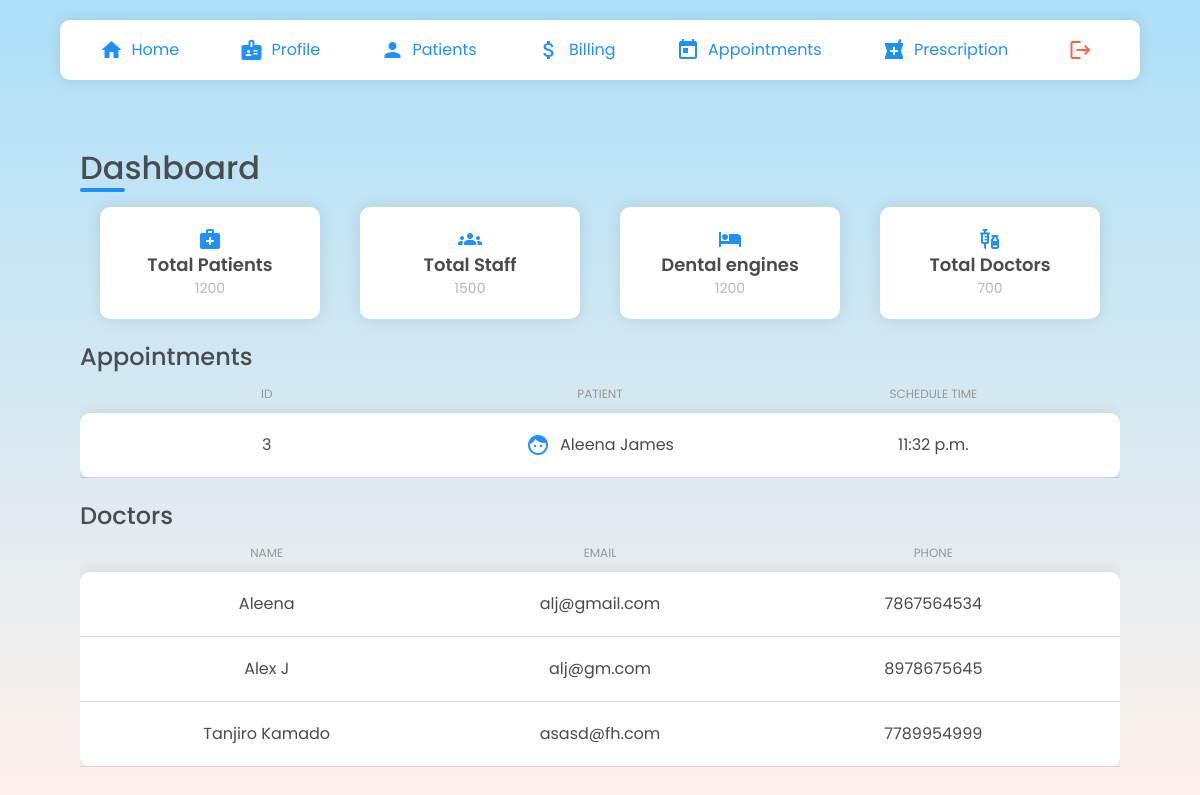
/doctors/ (signed in), run on the app's committed database.
### clinic/models.py (models this page shows, shortened)
class Schedule(models.Model):
    STATUS = ( ('Confirmed','Confirmed'), ('Cancel','Cancel'), ('Reschedule','Reschedule'), ('Attended','Attended'), ('Pending','Pending'))
    scheduleDate = models.DateField()
    scheduleTime = models.TimeField(blank=True,null=True)
    accepted = models.BooleanField(default=False)
    accepted_date = models.DateField(auto_now_add=False, null=True, blank=True)
    request = models.TextField(blank=True)
    status = models.CharField(null=True, max_length=10, choices=STATUS,blank=True)
    patient =  models.ForeignKey('patients.Patient', null=True, on_delete= models.CASCADE)
    doctor = models.ForeignKey('doctors.Doctors', null=True, on_delete=models.CASCADE)
    date_created= models.DateTimeField(auto_now_add=True, null=True)
    class Meta:
        ordering = ["-date_created"]

### patients/models.py (models this page shows, shortened)
class Patient(models.Model):
    user = models.OneToOneField(User, on_delete= models.CASCADE, primary_key= True)
    pname=models.CharField(max_length=200, null=True)
    age=models.CharField(max_length=4, null=True)
    gender= models.CharField(max_length=6, null=True)
    email=models.CharField(max_length=200, null=True)
    address= models.CharField(max_length=500, null=True)
    phone= models.CharField(max_length=13, null=True)
    date_created= models.DateTimeField(auto_now_add=True, null=True)

### doctors/models.py (models this page shows, shortened)
class Doctors(models.Model):
    ROLE = (
			('Doctor', 'Doctor'),
			('Staff', 'Staff'),
			)
    user = models.OneToOneField(User, on_delete= models.CASCADE, primary_key= True)
    dname = models.CharField(max_length=200, null=True)
    phone = models.CharField(max_length=200, null=True)
    email = models.CharField(max_length=200, null=True)
    date_created = models.DateTimeField(auto_now_add=True, null=True)
    role = models.CharField(max_length=200, null=True,choices=ROLE)
    specialisation = models.CharField(max_length=200, null=True)
    address= models.CharField(max_length=200, null=True)

### doctors/views.py (the view)
# urls.py: 2. Add a URL to urlpatterns:  path('', views.home, name='home')
def home(request):
    s=Schedule.objects.all()
    doc = Doctors.objects.all()
    d = Doctors.objects.get(pk=request.user)
    return render(request, 'doctors/home.html',{'s':s, 'doc': doc,'d':d})

### doctors/templates/doctors/home.html (shortened to what this page needs)
{% extends "doctors/navbar.html" %}{% load static %} {% block head%}
<link
  rel="stylesheet"
  type="text/css"
  href="{% static 'css/components.css' %}"
/>
{% endblock %} {% block content %}
<div class="doctorHomeMain">
  <div class="dashboardContainer">
    <div class="dashboardLeft">
      <div class="dashboard">
        <h1 class="dash dashFrist">
          <div class="dashboard-under"></div>
          Dashboard
        </h1>
        <div class="dashboardCard">
          <div class="dashCardItem">
            <i class="material-icons">medical_services</i>
            <h3>Total Patients</h3>
            <small>1200</small>
          </div>
          <div class="dashCardItem">
            <i class="material-icons">groups</i>
            <h3>Total Staff</h3>
            <small>1500</small>
          </div>
          <div class="dashCardItem">
            <i class="material-icons">hotel</i>
            <h3>Dental engines</h3>
            <small>1200</small>
          </div>
          <div class="dashCardItem">
            <i class="material-icons">vaccines</i>
            <h3>Total Doctors</h3>
            <small>700</small>
          </div>
        </div>
      </div>
      <div class="adcTableContainer">
        <div class="adcTable">
          <h1 class="dash">Appointments</h1>
          <div class="adcRow adcHead">
            <div class="adcCell">ID</div>
            <div class="adcCell">Patient</div>
            <div class="adcCell">schedule Time</div>
          </div>
          <div class="adcRowBody">
            {% for sch in s %} {% if d.dname == sch.doctor.dname %}
            <div class="adcRow">
              <div class="adcCell">{{sch.id}}</div>
              <div class="adcCell">
                <i class="material-icons dodgerblue">face</i
                >{{sch.patient.pname}}
              </div>
              <div class="adcCell">{{sch.scheduleTime}}</div>
            </div>
            {% endif %} {% endfor %}
          </div>
        </div>
      </div>
      <div class="adcTableContainer">
        <div class="adcTable">
          <h1 class="dash">Doctors</h1>
          <div class="adcRow adcHead">
            <div class="adcCell">NAME</div>
            <div class="adcCell">EMAIL</div>
            <div class="adcCell">PHONE</div>
          </div>
          <div class="adcRowBody">
            {% for doctor in doc %}
            <div class="adcRow">
              <div class="adcCell">{{doctor.dname}}</div>
              <div class="adcCell">{{doctor.email}}</div>
              <div class="adcCell">{{doctor.phone}}</div>
            </div>
            {% endfor %}
          </div>
        </div>
      </div>
    </div>
  </div>
</div>
{% endblock %}

### static/css/style.css (style rules this page uses)
body { margin: 0; padding: 0; box-sizing: border-box; font-family: "Poppins"; text-decoration: none; list-style-type: none; }
.doctorHomeMain { width: 100vw; min-height: 100vh; background-image: linear-gradient(to top, #fff1eb 0%, #ace0f9 100%); overflow-x: hidden; display: flex; align-items: center; justify-content: center; flex-direction: column; }
.dash { font-size: 24px !important; font-weight: 500 !important; position: relative; margin-bottom: 20px; }
.dashboard-under { width: 45px; height: 4px; border-radius: 20px; background-color: dodgerblue; position: absolute; bottom: 0; }
.dodgerblue { color: dodgerblue; margin-right: 10px; }
.dashboardContainer { flex: 1; width: 90%; height: 100%; display: flex; margin-top: 4rem; }
.dashboardLeft { flex: 1; display: flex; align-items: flex-start; padding: 10px 20px; justify-content: flex-start; flex-direction: column; }
.dashboard { display: flex; flex-direction: column; align-items: flex-start; justify-content: center; width: 100%; }
.dashboard h1 { font-weight: 700; }
.dash { color: #494d50; margin: 0; }
.dashFrist { font-size: 32px !important; }
.dashboardCard { width: 100%; display: flex; align-items: center; justify-content: space-evenly; margin-top: 15px; }
.dashCardItem { border-radius: 10px; box-shadow: rgba(17, 17, 26, 0.1) 0px 0px 16px; display: flex; padding: 20px; background-color: white; align-items: center; text-align: center; justify-content: center; flex-direction: column; height: 100%; width: 100%; margin: 0 20px; }
.dashCardItem h3 { font-size: 18px; font-weight: 600; }
.dashCardItem small { color: rgb(183, 183, 183); }
.dashCardItem i { color: dodgerblue; }

### static/css/register.css (style rules this page uses)
* { margin: 0; padding: 0; box-sizing: border-box; font-family: "Poppins", sans-serif; }
body { height: 100vh; background-image: linear-gradient(to top, #fff1eb 0%, #ace0f9 100%); overflow: auto; width: 100%; margin-top: 0%; align-items: center; justify-content: center; }

### static/css/components.css (style rules this page uses)
.adcTable { display: flex; flex-direction: column; margin-top: 20px; }
.adcTable h1 { font-size: 21px; font-weight: 500; }
.adcTable .adcRow { display: flex; justify-content: space-evenly; align-items: flex-start; border-bottom: 1px solid rgba(180, 180, 180, 0.5); padding: 10px 20px; }
.adcTable .adcRow .adcCell { width: 100%; padding: 10px; display: flex; align-items: center; justify-content: center; }
.adcTableContainer { width: 100%; overflow-x: auto; overflow-y: hidden; }
.adcTable .adcHead { border-bottom: none; padding: 0 20px; }
.adcHead .adcCell { text-transform: uppercase; font-size: 12px; color: rgb(150, 150, 150); padding: 0; }
.adcRowBody { box-shadow: rgba(17, 17, 26, 0.1) 0px 0px 16px; border-radius: 10px; background-color: white; }

### data on the page
Schedule: id "3", patient.pname "Aleena James", scheduleTime "11:32 p.m."
Doctors: dname "Aleena", email "alj@gmail.com", phone "7867564534"
Doctors: dname "Alex J", email "alj@gm.com", phone "8978675645"
Doctors: dname "Tanjiro Kamado", email "asasd@fh.com", phone "7789954999"
